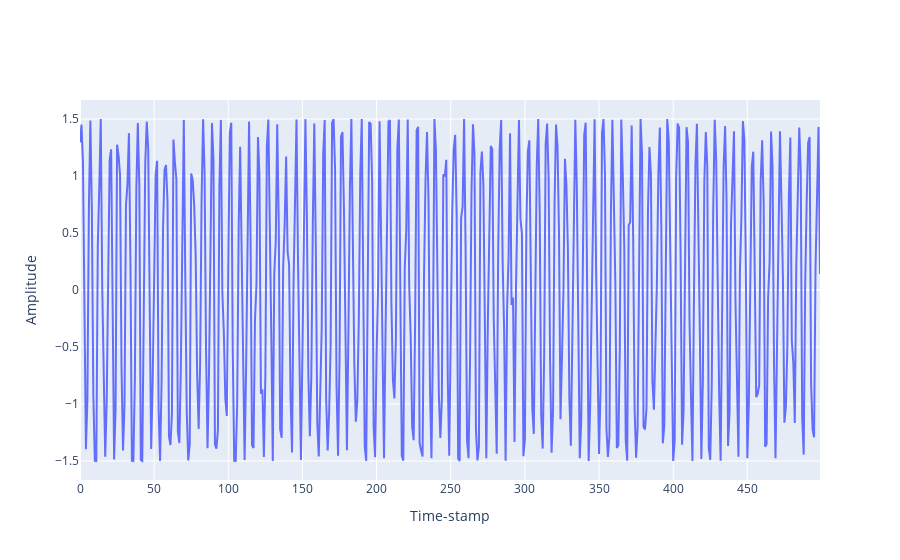

Notebook source saved alongside this figure:
### Code cell
fig = go.Figure(data = go.Scatter(y = basic_ts))
fig.update_layout(xaxis_title = "Time-stamp", yaxis_title = "Amplitude")
fig.show()

### Figure 1 — Plotly figure (JSON) as saved in the notebook; plotly's stock layout.template omitted (floating-point values rounded to 4 significant figures; data arrays with more than 128 entries replaced by an {"elided": "..."} marker saying what was removed)
{"data": [{"type": "scatter", "y": {"elided": "500 float values"}}], "layout": {"xaxis": {"title": {"text": "Time-stamp"}}, "yaxis": {"title": {"text": "Amplitude"}}}}
